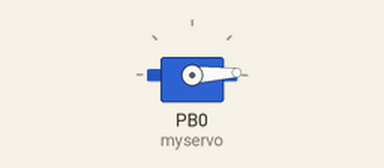
Recording of a sketch running on a simulated ATtiny85, built with avr-gcc and run on an emulated ATtiny85. Shown: servo.

Above: at 0.05 s.
At 1.35 s:
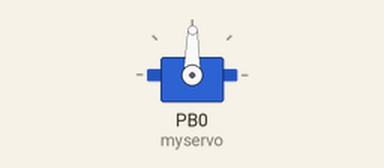
At 2.65 s:
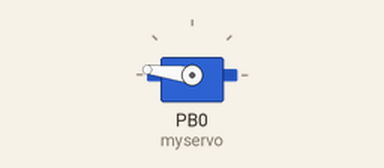
At 5.25 s:
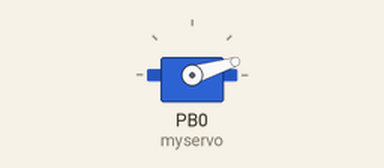
Timing chart, 0 to 7.2 s (numbered marks = the images above):
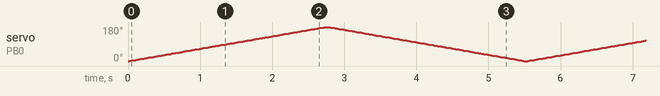

The sketch:

servo.ino
```cpp
#include <SoftwareServo.h>

/*
Update in SoftwareServo.h from Libarary
#include <WProgram.h>

with

#if (ARDUINO < 100)
#include <WProgram.h>
#else
#include <Arduino.h>
#endif
*/

SoftwareServo myservo;                      // creates name “my servo” as object to control a servo
int pos = 0;                                // variable to store the servo position

void setup()
{
  myservo.attach(0);                        // attaches the servo on pin 0 to the servo object
}

void loop()
{
  for(pos = 0; pos <= 180; pos += 1)        // goes from 0 degrees to 180 degrees
  {                                         // in steps of 1 degree
    myservo.write(pos);                     // tell servo to go to position in variable 'pos'
    delay(15);                              // waits 15 milliseconds for the servo to reach the position
    SoftwareServo::refresh();               // required by SoftwareServo Library to sweep correctly
  }
  delay (20);                               // required by SoftwareServo Library to sweep correctly
  for(pos = 180; pos>=0; pos-=1)            // goes from 180 degrees to 0 degrees
  {
    myservo.write(pos);                     // tell servo to go to position in variable 'pos'
    delay(15);                              // waits 15 milliseconds for the servo to reach the position
    SoftwareServo::refresh();               // required by SoftwareServo Library to sweep correctly
  }
  delay(20);                                // required by SoftwareServo Library to sweep correctly
}
```
